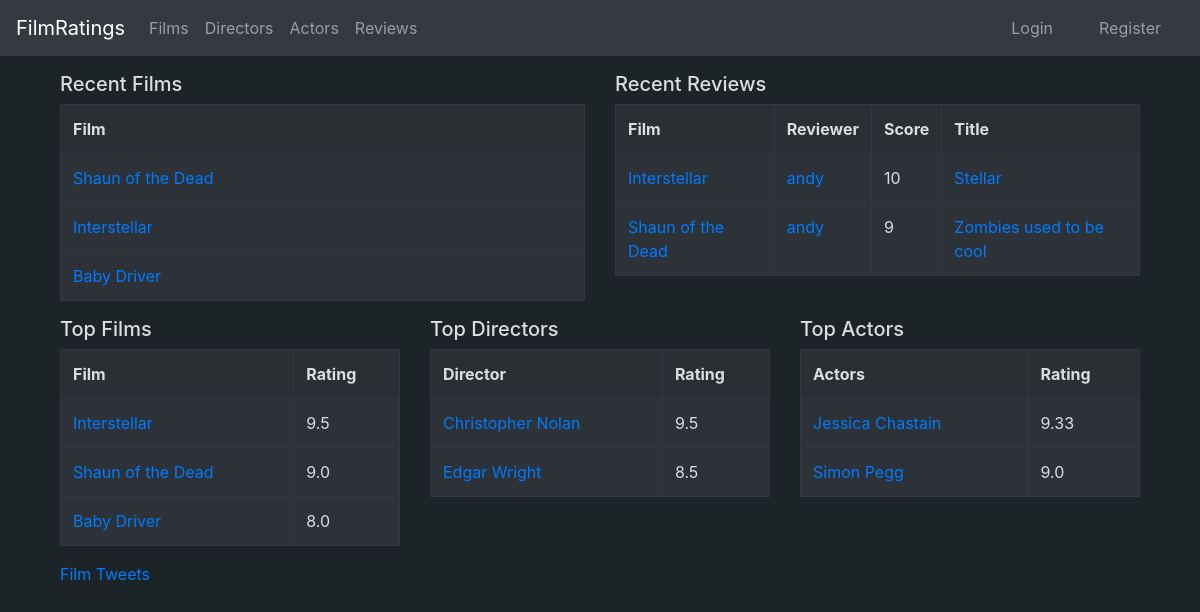
Before: / with the older database file.
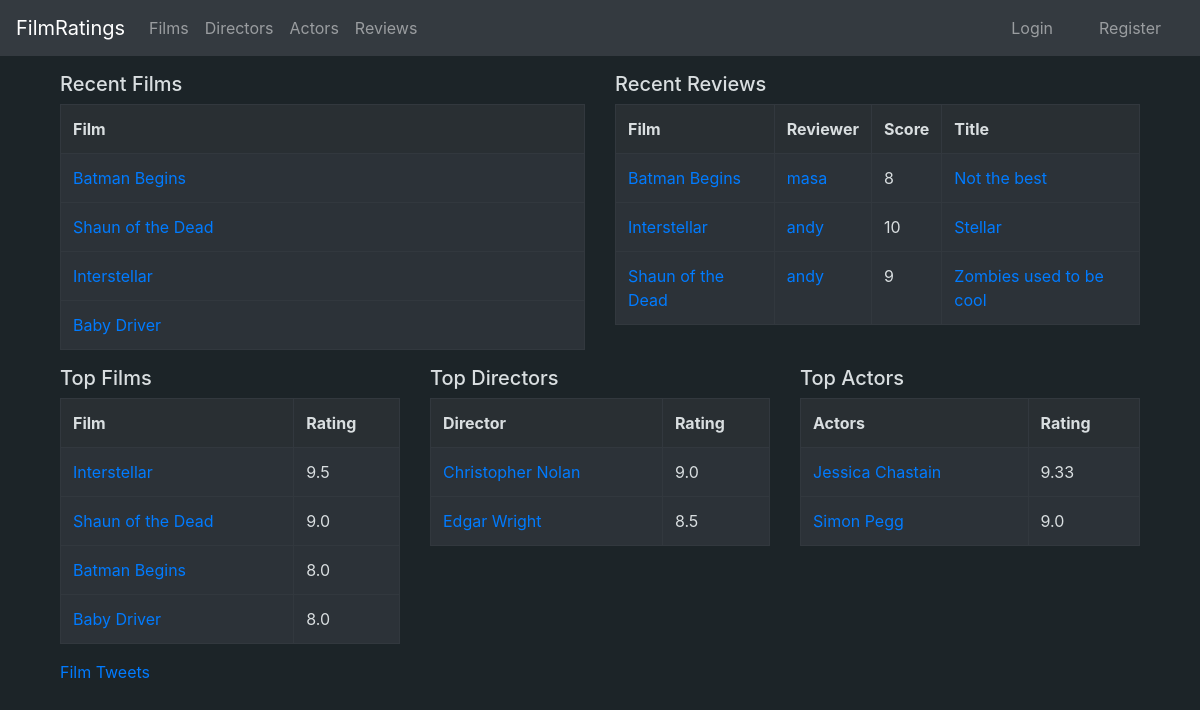
After: the same page with the newer database file.
### application/films/models.py (models this page shows, shortened)
class Film(Base):
    name = db.Column(db.String(400), nullable=False)
    description = db.Column(db.String(1200), nullable=True)
    year = db.Column(db.Integer, nullable=True)
    director_id = db.Column(db.Integer, db.ForeignKey('director.id'), nullable = True)
    poster = db.Column(db.String(400), nullable=True)
    actors = db.relationship("FilmActor", cascade="all, delete-orphan")
    ratings = db.relationship("Rating", cascade="all, delete-orphan")
    @staticmethod
    def recent_films():
        stmt = text("SELECT * FROM Film ORDER BY Film.date_modified desc limit 5")
        res = db.engine.execute(stmt)
        recent = []
        for row in res:
            recent.append([row.name, row.id])
        return recent
    @staticmethod
    def top_films():
        stmt = text("SELECT name, id, avg(Rating.score) AS avg FROM Film, Rating WHERE Film.id = rating.film_id GROUP BY Film.id ORDER BY avg DESC LIMIT 5")
        res = db.engine.execute(stmt)
        top = []
        for row in res:
            top.append([row.name, row.id, round(row.avg, 2)])
        return top

### application/ratings/models.py (models this page shows, shortened)
class Rating(db.Model):
    user_id = db.Column(db.Integer, db.ForeignKey('account.id'), nullable=False, primary_key=True)
    film_id = db.Column(db.Integer, db.ForeignKey('film.id'), nullable=False, primary_key=True)
    date_created = db.Column(db.DateTime, default=db.func.current_timestamp())
    date_modified = db.Column(db.DateTime, default=db.func.current_timestamp(),
        onupdate=db.func.current_timestamp())
    score = db.Column(db.Integer, nullable=False)
    title = db.Column(db.String(100), nullable=True)
    review = db.Column(db.String(10000), nullable=True)
    @staticmethod
    def recent_reviews():
        stmt = text("SELECT Film.name, Film.id, Account.username, Account.id, rating.score, rating.review, rating.title FROM Rating, Account, Film"
        " WHERE length(Rating.review) > 0 AND Rating.user_id = Account.id AND Rating.film_id = Film.id ORDER BY Rating.date_modified desc limit 5")
        res = db.engine.execute(stmt)
        recent = []
        for row in res:
            recent.append([row[0], row[1], row[2], row[3], row[4], row[5], row[6]])
        return recent

### application/auth/models.py (models this page shows, shortened)
class User(Base):
    __tablename__ = "account"
    name= db.Column(db.String(144), nullable=False)
    username = db.Column(db.String(144), nullable=False)
    password = db.Column(db.String(144), nullable=False)
    urole = db.Column(db.String(80), nullable = False)
    bio = db.Column(db.String(1200), nullable = True)
    ratings = db.relationship("Rating", cascade="all, delete-orphan")

### application/directors/models.py (models this page shows, shortened)
class Director(Base):
    name = db.Column(db.String(400), nullable=False)
    nationality = db.Column(db.String(400), nullable = True)
    age = db.Column(db.String(3), nullable = True)
    bio = db.Column(db.String(1200), nullable = True)
    films = db.relationship("Film", backref='account', lazy=True)
    @staticmethod
    def top_directors():
        stmt = text("SELECT director.id, director.name, AVG(Rating.score) as avg FROM Director, Rating, FILM WHERE Director.id = Film.director_id "
        "AND Film.id = rating.film_id GROUP BY director.id Order By avg desc LIMIT 5")
        res = db.engine.execute(stmt)
        top = []
        for row in res:
            top.append([row.name, row.id, round(row.avg, 2)])
        return top

### application/actors/models.py (models this page shows, shortened)
class Actor(Base):
    name = db.Column(db.String(400), nullable=False)
    nationality = db.Column(db.String(400), nullable = True)
    age = db.Column(db.String(3), nullable = True)
    bio = db.Column(db.String(1200), nullable = True)
    films = db.relationship("FilmActor", cascade="all, delete-orphan")
    @staticmethod
    def top_actors():
        stmt = text("SELECT Actor.name, Actor.id, AVG(Rating.score) AS avg FROM Actor, Rating, Film_actor, Film"
        " WHERE Film_actor.actor_id = Actor.id AND film_actor.film_id = Film.id "
        " AND Film.id = Rating.film_id GROUP BY Actor.id ORDER BY avg DESC LIMIT 5")
        res = db.engine.execute(stmt)
        top = []
        for row in res:
            top.append([row.name, row.id, round(row.avg, 2)])
        return top

### application/views.py (the view)
@app.route("/")
def welcome():
    films = Film.top_films()
    directors = Director.top_directors()
    actors = Actor.top_actors()
    recent_films = Film.recent_films()
    recent_reviews = Rating.recent_reviews()
    return render_template("index.html", top_films = films, top_directors = directors, top_actors = actors,
            recent_films = recent_films, recent_reviews = recent_reviews)

### application/templates/index.html (shortened to what this page needs)
{% extends "layout.html" %}
{% block body %}
<div class="container">
    <div class="row">
        {% if recent_films != None %}
            <div class="col-md">
                <h5>Recent Films</h5>
                <table class="table table-bordered table-dark">
                    <tr style="background-color:#292F33">
                        <th style="color:#d9dee0">Film</th>
                    </tr>
                    {% for film in recent_films %}
                        <tr style="background-color:#2c3238">
                            <td>
                                <a href="{{ url_for('films_show', film_id=film[1])}}">{{film[0]}}</a>
                            </td>
                        </tr>
                    {% endfor %}
                </table>
            </div>
        {% endif %}
        {% if recent_reviews != None %}
            <div class="col-md">
                <h5>Recent Reviews</h5>
                <table class="table table-bordered table-dark">
                    <tr style="background-color:#292F33;color:#d9dee0">
                        <th>Film</th>
                        <th>Reviewer</th>
                        <th>Score</th>
                        <th>Title</th>
                    </tr>
                    {% for review in recent_reviews %}
                        <tr style="background-color:#2c3238;color:#d9dee0">
                            <td>
                                <a href="{{ url_for('films_show', film_id=review[1])}}">{{review[0]}}</a>
                            </td>
                            <td>
                                <a href="{{ url_for('user_profile', user_id = review[3])}}">{{review[2 ]}}</a>
                            </td>
                            <td>
                                {{review[4]}}
                            </td>
                            <td>
                                <a href="{{url_for('ratings_show', film_id = review[1], user_id = review[3])}}">{{review[6]}}</a>
                            </td>
                        </tr>
                    {% endfor %}
                </table>
            </div>
        {% endif %}
    </div>
    <div class="row">
        {% if top_films != None %}
            <div class="col-md">
                <h5>Top Films</h5>
                <table class="table table-bordered table-dark">
                    <tr style="background-color:#292F33; color:#d9dee0">
                        <th>Film</th>
                        <th>Rating</th>
                    </tr>
                    {% for film in top_films %}
                        <tr style="background-color:#2c3238; color:#d9dee0">
                            <td>
                                <a href="{{ url_for('films_show', film_id=film[1])}}">{{film[0]}}</a>
                            </td>
                            <td>
                                {{film[2]}}
                            </td>
                        </tr>
                    {% endfor %}
                </table>
            </div>
        {% endif %}
        {% if top_directors != None %}
            <div class="col-md">
                <h5>Top Directors</h5>
                <table class="table table-bordered table-dark">
                    <tr style="background-color:#292F33; color:#d9dee0">
                        <th>Director</th>
                        <th>Rating</th>
                    </tr>
                    {% for director in top_directors %}
                        <tr style="background-color:#2c3238; color:#d9dee0">
                            <td>
                                <a href="{{ url_for('directors_show', director_id=director[1])}}">{{director[0]}}</a>
                            </td>
                            <td>
                                {{director[2]}}
                            </td>
                        </tr>
                    {% endfor %}
                </table>
            </div>
        {% endif %}
        {% if top_actors != None %}
            <div class="col-md">
                <h5>Top Actors</h5>
                <table class="table table-bordered table-dark">
                    <tr style="background-color:#292F33;color:#d9dee0">
                        <th>Actors</th>
                        <th>Rating</th>
                    </tr>
                    {% for actor in top_actors %}
                        <tr style="background-color:#2c3238;color:#d9dee0">
                            <td>
                                <a href="{{ url_for('actors_show', actor_id=actor[1])}}">{{actor[0]}}</a>
                            </td>
                            <td>
                                {{actor[2]}}
                            </td>
                        </tr>
                    {% endfor %}
                </table>
            </div>
        {% endif %}
    </div>
    <div class="row">
        <div class="col-sm">
            <a class="twitter-timeline" data-theme="dark" data-link-color="#2B7BB9" href="https://twitter.com/KufdonHS/lists/film-twitter?ref_src=twsrc%5Etfw">Film Tweets</a>
        </div>
    </div>
</div>
{% endblock %}

### application/templates/layout.html (shortened to what this page needs)
<!DOCTYPE html>
<html>
  <head>
    <link rel="stylesheet" href="https://maxcdn.bootstrapcdn.com/bootstrap/4.0.0/css/bootstrap.min.css"
>
  </head>
  <body style="background-color:rgb(28, 36, 40); color:#d9dee0">
    <nav class="navbar navbar-expand-md navbar-dark bg-dark fixed-top mb-4">
      <a href="/" class="navbar-brand" href="#">FilmRatings</a>
      <div class="collapse navbar-collapse" id="navbarCollapse">
        <ul class="navbar-nav mr-auto">
          <li class="nav-item">
            <a class="nav-link" href="{{ url_for('films_index') }}">Films</a>
          </li>
          <li class="nav-item">
            <a class="nav-link" href="{{url_for('directors_index') }}">Directors</a>
          </li>
          <li class="nav-item">
            <a class="nav-link" href="{{url_for('actors_index') }}">Actors</a>
          </li>
            <li class="nav-item">
              <a class="nav-link" href="{{url_for('reviews_index') }}">Reviews</a>
            </li>
        </ul>
        <div class ="form-inline ">
            <ul class="navbar-nav mr-auto">
            {% if current_user.is_authenticated %}
            <li class="nav-item dropdown">
                <a class="nav-link dropdown-toggle" href="#" id="navbarDropdown" role="button" data-toggle="dropdown" aria-haspopup="true" aria-expanded="false">
                  {{current_user.name}}
                </a>
                <div class="dropdown-menu" aria-labelledby="navDropdown" style="background-color:#2c3238">
                    {% if current_user.urole == "DEFAULT" %}
                    <a class="dropdown-item" href="{{url_for('user_ratings_index') }}" style="color:#6c757d">My Ratings</a>
                    {% endif %}
                    <a class="dropdown-item" href="{{ url_for('user_profile', user_id = current_user.id) }}" style="color:#6c757d">Profile</a>
                    <a class="dropdown-item" href="{{ url_for('user_settings', user_id = current_user.id) }}" style="color:#6c757d"> Settings</a>
                    <a class="dropdown-item" href="{{ url_for('change_password', user_id = current_user.id) }}" style="color:#6c757d"> Change Password</a>
                    <a class="dropdown-item" href="{{ url_for('auth_logout') }}" style="color:#6c757d"> Logout</a>
                </div>
            </li>
            </ul>
            <div class="col-sm"></div>
            <div class="col-sm"></div>
            <div class="col-sm"></div>
            {% else %}
            <div class="container">
              <div class="row">
                <div class="col-md">
                  <a class="nav-link" href="{{ url_for('auth_login') }} "> Login </a>
                </div>
                <div class="col-md">
                  <a class="nav-link" href="{{ url_for('signup_form') }}" >Register </a>
                </div>
              </div>
            </div>
            {% endif %}
        </div>
      </div>
    </nav>
    <br/><br/><br/>
    <main role="main" class="container">
      {% block body %}{% endblock %}
    </main>
  </body>
</html>

Changed rows visible on the page:
added Film: name "Batman Begins", film "8.0"
added Rating: name "Batman Begins", username "masa", score "8", title "Not the best"
computed for Director "Christopher Nolan": director "9.5" → "9.0"
